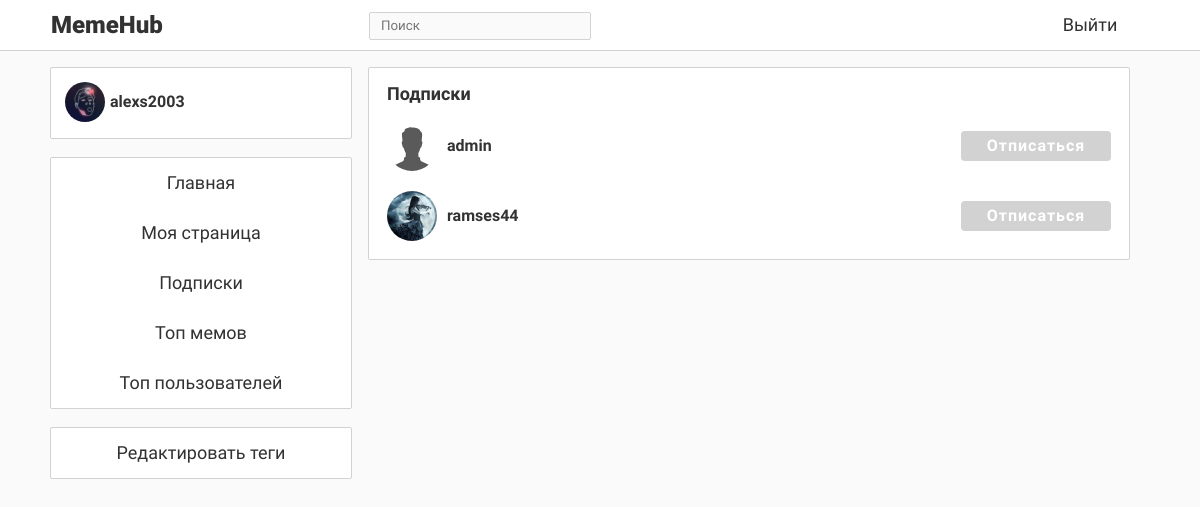
Before: /subscribed (signed in) with the older database file.
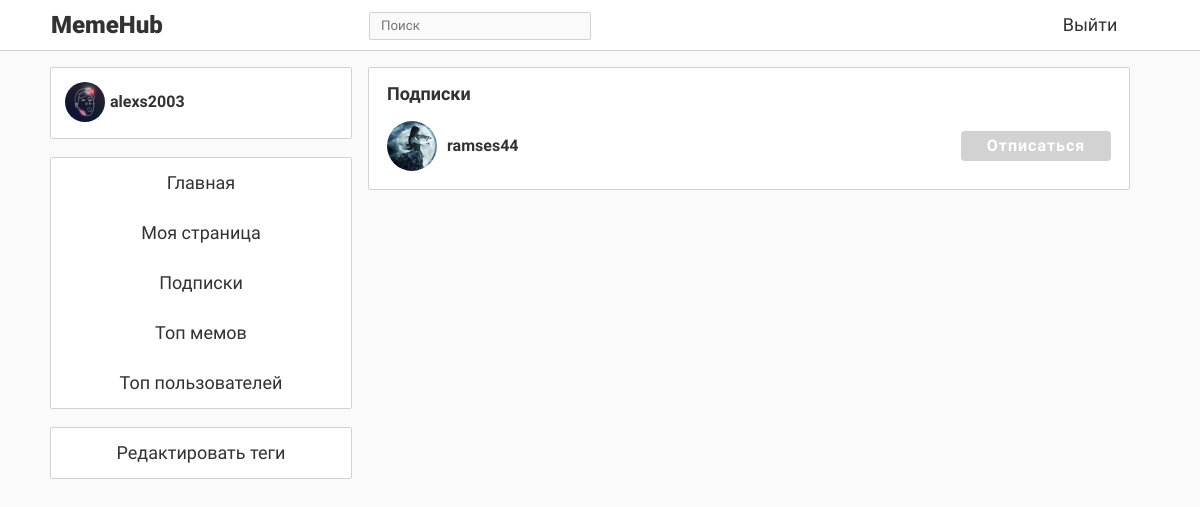
After: the same page with the newer database file.
### data/users.py (models this page shows, shortened)
class User(SqlAlchemyBase, UserMixin, SerializerMixin):
    __tablename__ = 'users'
    id = sqlalchemy.Column(sqlalchemy.Integer,
                           primary_key=True, autoincrement=True)
    email = sqlalchemy.Column(sqlalchemy.String, unique=True, index=True, nullable=False)
    role = sqlalchemy.Column(sqlalchemy.Integer, default=0)
    hashed_password = sqlalchemy.Column(sqlalchemy.String, nullable=False)
    alias = sqlalchemy.Column(sqlalchemy.String, nullable=False)  # То, как пользователь подписан у других
    about = sqlalchemy.Column(sqlalchemy.String, nullable=True)
    bdate = sqlalchemy.Column(sqlalchemy.DateTime, nullable=True)
    memes = orm.relation("Meme", back_populates='author_')
    avatar = sqlalchemy.Column(sqlalchemy.String, default='default.png')
    liked = orm.relation("Meme", secondary='likes', backref='user', lazy='dynamic')
    repostes = orm.relation("Repost", back_populates='user_')
    subscribed = orm.relationship("User", secondary='subscribes',
                                  primaryjoin=(followers.c.subscriber == id),
                                  secondaryjoin=(followers.c.author == id),
                                  backref='subscriber', lazy='dynamic')
    subscribers = orm.relation("User", secondary='subscribes',
                               primaryjoin=(followers.c.author == id),
                               secondaryjoin=(followers.c.subscriber == id),
                               backref='author', lazy='dynamic')
    rating = sqlalchemy.Column(sqlalchemy.Integer, default=0)
    is_blocked = sqlalchemy.Column(sqlalchemy.Boolean, default=False)
    def get_info(self):
        return {'username': self.alias, 'avatar': '../../static/img/avatars/' + self.avatar, 'id': self.id}

### main.py (the view)
@app.route('/subscribed', methods=['GET', 'POST'])
def subscribed():
    session = db_session.create_session()
    data = gen_data()
    data['subscribes'] = [i.get_info() for i in load_user(current_user.id).subscribed]
    return render_template('subscribed.html', title='Добавить тег', current_user=current_user, data=data)

### auxiliary/meme_selector.py (called while the page is built)
def get_from_memes(lst, bs=(0, 0)):  # bs - barriers
    sted = sorted(lst, key=SORT_KEY)
    return sted[-bs[0]:-bs[1]] if bs[1] else sted[-bs[0]:]

def get_pubs(*us, bs=(0, 0)) -> list:  # bs - barriers
    res = []
    for u in us:
        res += sorted(list(u.repostes) + list(u.memes), key=SORT_KEY, reverse=True)
    if bs:
        res = res[-bs[0]:-bs[1]] if bs[1] else res[-bs[0]:]
    return res

def get_basis(uid):
    ses = create_session()
    user = ses.query(User).get(uid)  # Получаем пользователя
    liked = get_from_memes(user.liked, (LIKED_MEMES_BASIS, 0))
    return liked

def get_tags(*memes_list):
    tags = {}
    for meme in memes_list:
        for tag in meme.tags:
            tags[tag.id] = tags.get(tag.id, 0) + 1
    return tags

def get_most_popular():
    ses = create_session()
    return sorted(ses.query(Meme), key=lambda x: len(list(x.likes)), reverse=True)[:TOP_LEN]

### data/db_session.py (called while the page is built)
def create_session() -> Session:
    global __factory
    return __factory()

### data/memes.py (called while the page is built)
    def __eq__(self, other):
        return self.id == other.id

    def __hash__(self):
        return hash(str(self.id) + 'm')

    def __hash__(self):
        return hash(str(self.id) + 'r')

### templates/subscribed.html (shortened to what this page needs)
{% extends "base.html" %}
{% block content %}
    <div class="meme_block fixed_block">
        <div class="publish_block">
            <div class="pub_head">Подписки</div>
            {% for user in data['subscribes'] %}
                <div class="subs_block" id="subs_{{ user["id"] }}">
                    <div class="subs_user_block">
                        <a href="/author/{{ user["id"] }}"><img src="{{ user['avatar'] }}" class="subs_img"></a>
                        <a href="/author/{{ user["id"] }}"><div class="subs_username">{{ user['username'] }}</div></a>
                    </div>
                    <div class="subs_button" onclick="unsub_click('{{ user["id"] }}', 'subs_{{ user["id"] }}');">Отписаться</div>
                </div>
            {% endfor %}
        </div>
    </div>
{% endblock %}

Changed rows visible on the page:
no longer on this page (row edited): User: shows a picture, username "admin"
